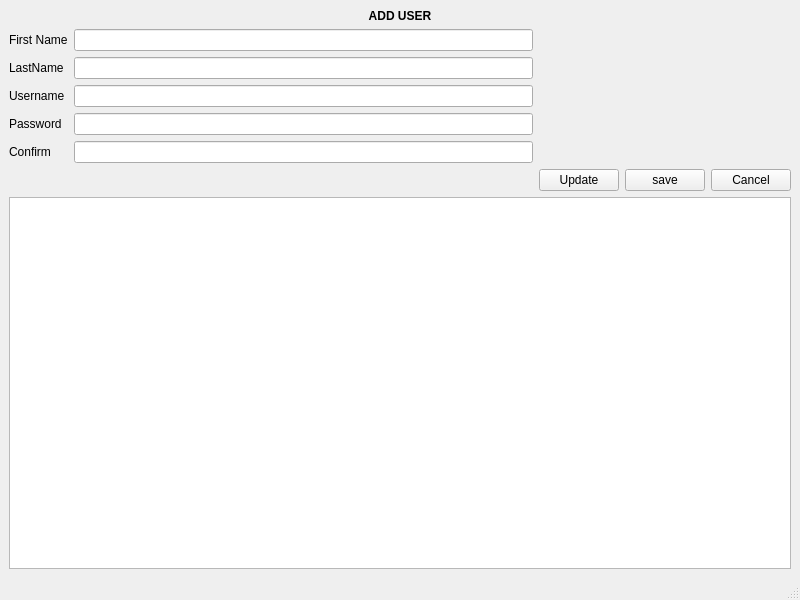
<?xml version="1.0" encoding="UTF-8"?>
<ui version="4.0">
 <class>Add_user</class>
 <widget class="QMainWindow" name="Add_user">
  <property name="geometry">
   <rect>
    <x>0</x>
    <y>0</y>
    <width>800</width>
    <height>600</height>
   </rect>
  </property>
  <property name="windowTitle">
   <string>MainWindow</string>
  </property>
  <widget class="QWidget" name="centralwidget">
   <layout class="QVBoxLayout" name="verticalLayout">
    <item>
     <layout class="QGridLayout" name="gridLayout">
      <item row="0" column="0" colspan="5">
       <widget class="QLabel" name="label_6">
        <property name="text">
         <string>&lt;html&gt;&lt;head/&gt;&lt;body&gt;&lt;p align=&quot;center&quot;&gt;&lt;span style=&quot; font-weight:600;&quot;&gt;ADD USER&lt;/span&gt;&lt;/p&gt;&lt;/body&gt;&lt;/html&gt;</string>
        </property>
       </widget>
      </item>
      <item row="1" column="0">
       <widget class="QLabel" name="label">
        <property name="text">
         <string>First Name</string>
        </property>
       </widget>
      </item>
      <item row="2" column="0">
       <widget class="QLabel" name="label_2">
        <property name="text">
         <string>LastName</string>
        </property>
       </widget>
      </item>
      <item row="3" column="0">
       <widget class="QLabel" name="label_3">
        <property name="text">
         <string>Username</string>
        </property>
       </widget>
      </item>
      <item row="4" column="0">
       <widget class="QLabel" name="label_4">
        <property name="text">
         <string>Password</string>
        </property>
       </widget>
      </item>
      <item row="5" column="0">
       <widget class="QLabel" name="label_5">
        <property name="text">
         <string>Confirm</string>
        </property>
       </widget>
      </item>
      <item row="6" column="2">
       <widget class="QPushButton" name="pushButton">
        <property name="text">
         <string>Update</string>
        </property>
       </widget>
      </item>
      <item row="6" column="3">
       <widget class="QPushButton" name="pushButton_2">
        <property name="text">
         <string>save</string>
        </property>
       </widget>
      </item>
      <item row="6" column="4">
       <widget class="QPushButton" name="pushButton_3">
        <property name="text">
         <string>Cancel</string>
        </property>
       </widget>
      </item>
      <item row="7" column="0" colspan="5">
       <widget class="QTableView" name="tableView"/>
      </item>
      <item row="1" column="1">
       <widget class="QLineEdit" name="firstname"/>
      </item>
      <item row="2" column="1">
       <widget class="QLineEdit" name="lastname"/>
      </item>
      <item row="3" column="1">
       <widget class="QLineEdit" name="username"/>
      </item>
      <item row="4" column="1">
       <widget class="QLineEdit" name="password">
        <property name="echoMode">
         <enum>QLineEdit::Password</enum>
        </property>
       </widget>
      </item>
      <item row="5" column="1">
       <widget class="QLineEdit" name="confirm_password">
        <property name="echoMode">
         <enum>QLineEdit::Password</enum>
        </property>
       </widget>
      </item>
      <item row="5" column="2" colspan="3">
       <widget class="QLabel" name="error">
        <property name="text">
         <string/>
        </property>
       </widget>
      </item>
      <item row="6" column="1">
       <widget class="QLabel" name="message">
        <property name="text">
         <string/>
        </property>
       </widget>
      </item>
     </layout>
    </item>
   </layout>
  </widget>
  <widget class="QStatusBar" name="statusbar"/>
 </widget>
 <resources/>
 <connections/>
</ui>
